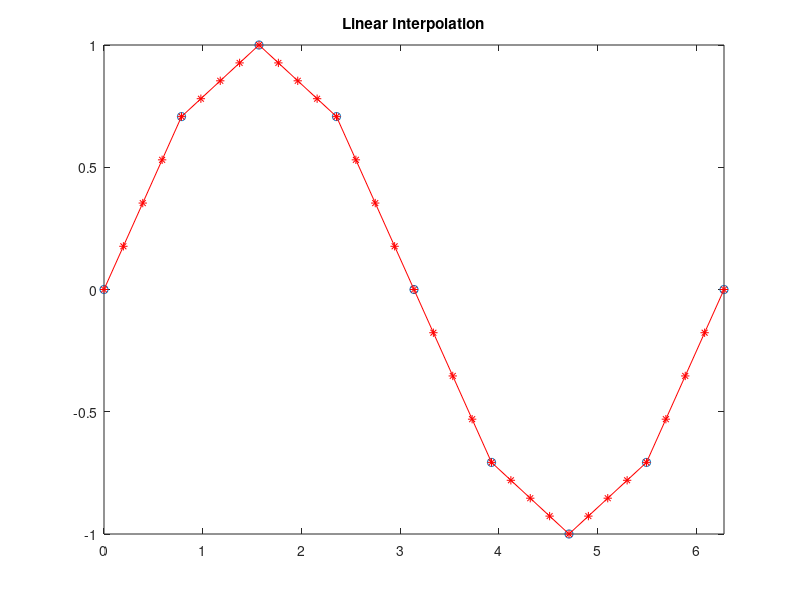
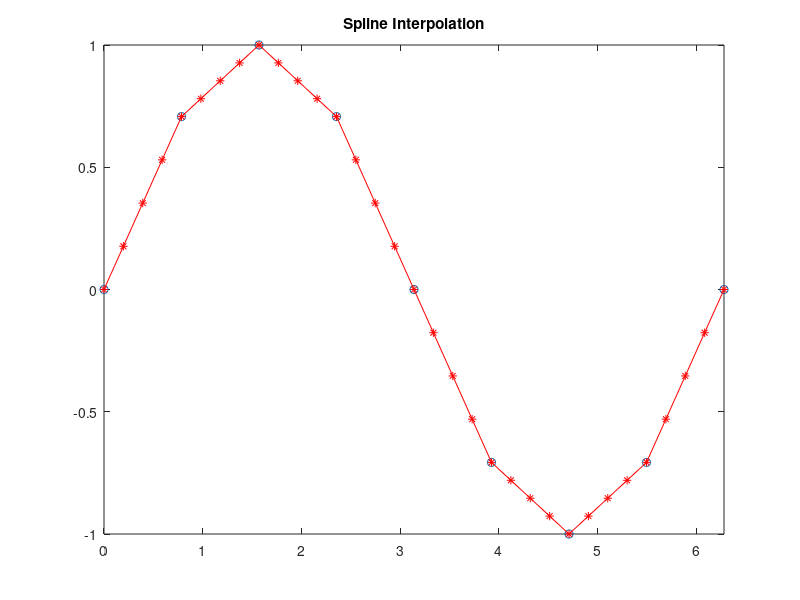
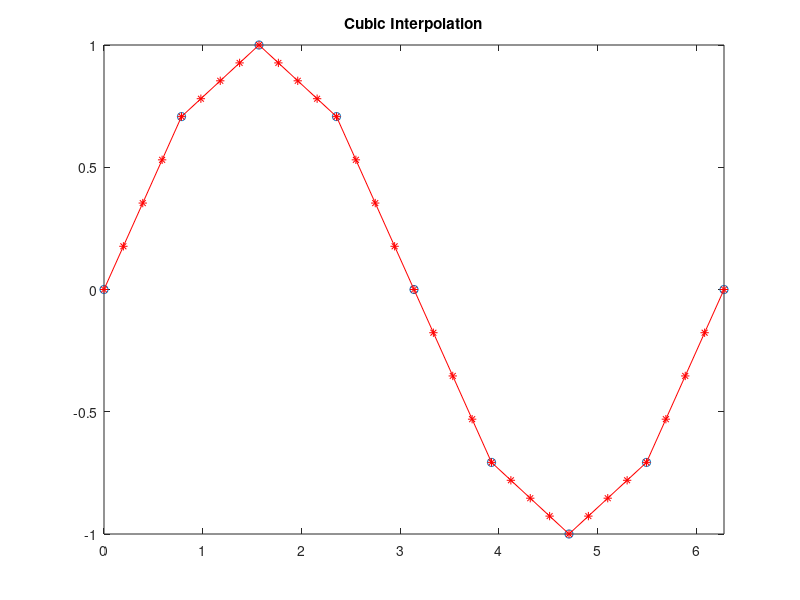
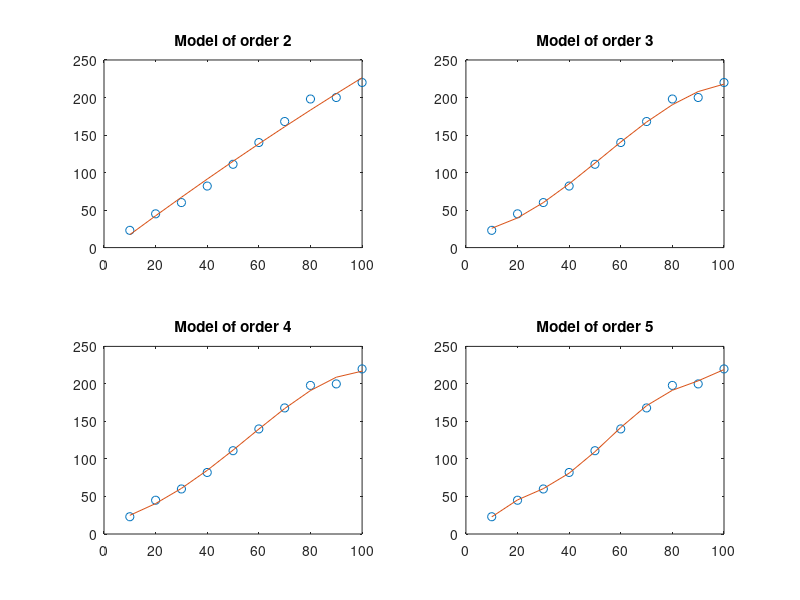

Source code (MATLAB) for these figures, in order:
%% Linear Interpolation (Default)
clc; clear all; close all;

x=0:5;
y=[15, 10, 9, 6, 2, 0];

plot(x, y, '-o')
grid on

new_x=3.5;
new_y=interp1(x, y, new_x);

%% Spline Interpolation
clc; clear all; close all;

T = [100, 150, 200, 250, 300, 400, 500];
u = [2506.7, 2582.8, 2658.1, 2733.7, 2810.4, 2967.9, 3131.6];
figure(1)
plot(u, T, '-o')
new_u=2680.78
new_T_linear=interp1(u, T, new_u); 
new_T_spline=interp1(u, T, new_u, 'spline');

new_u = linspace(2500, 3200, length(u));
new_T = interp1(u, T, new_u, 'spline');
figure(2)
plot(u, T, new_u, new_T, '-o')

%
new_u = linspace(2500, 3200, length(u));
new_T_linear = interp1(u, T, new_u, 'linear');
figure(3)
plot(u, T, new_u, new_T_linear, '-o')

%
new_u = linspace(2500, 3200, length(u));
new_T_cubic = interp1(u, T, new_u, 'cubic');
figure(5)
plot(u, T, new_u, new_T_cubic, '-o')

%
new_u = linspace(2500, 3200, length(u));
new_T_nearest = interp1(u, T, new_u, 'nearest');
figure(6)
plot(u, T, new_u, new_T_nearest, '-o')

%% Linear Interpolation on sin wave
clc; clear all; close all;

x = 0:pi/4:2*pi;
y = sin(x)
x_new=0:pi/16:2*pi;

y_new_linear = interp1(x, y, x_new);
figure(1)
plot(x, y, 'o', x_new, y_new_linear, 'r-*');
xlim([0 2*pi]);
title('Linear Interpolation');


%
y_new_spline = interp1(x, y, x_new);
figure(2)
plot(x, y, 'o', x_new, y_new_spline, 'r-*');
xlim([0 2*pi]);
title('Spline Interpolation');


%
y_new_cubic = interp1(x, y, x_new);
figure(3)
plot(x, y, 'o', x_new, y_new_cubic, 'r-*');
xlim([0 2*pi]);
title('Cubic Interpolation');


%
y_new_nearest = interp1(x, y, x_new);
figure(4)
plot(x, y, 'o', x_new, y_new_nearest, 'r-*');
xlim([0 2*pi]);
title('Nearest Interpolation');

%% Polyfit
clc; clear all; close all;
T = [100, 150, 200, 250, 300, 400, 500];
u = [2506.7, 2582.8, 2658.1, 2733.7, 2810.4, 2967.9, 3131.6];

n=1;
p=polyfit(u, T, n);

a=p(1)
b=p(2)

x=u;
ymodel=a*x + b;
plot(u, T, 'o', u, ymodel)

clc; clear all; close all;

x=[10, 20, 30, 40, 50, 60, 70, 80, 90, 100]
y=[23, 45, 60, 82, 111, 140, 168, 198, 200, 220];

for n=2:5
    p = polyfit(x,y,n);

    ymodel=polyval(p,x);

    subplot(2,2,n-1)
    plot(x,y, 'o',x, ymodel)
    title(sprintf('Model of order %d', n));
end